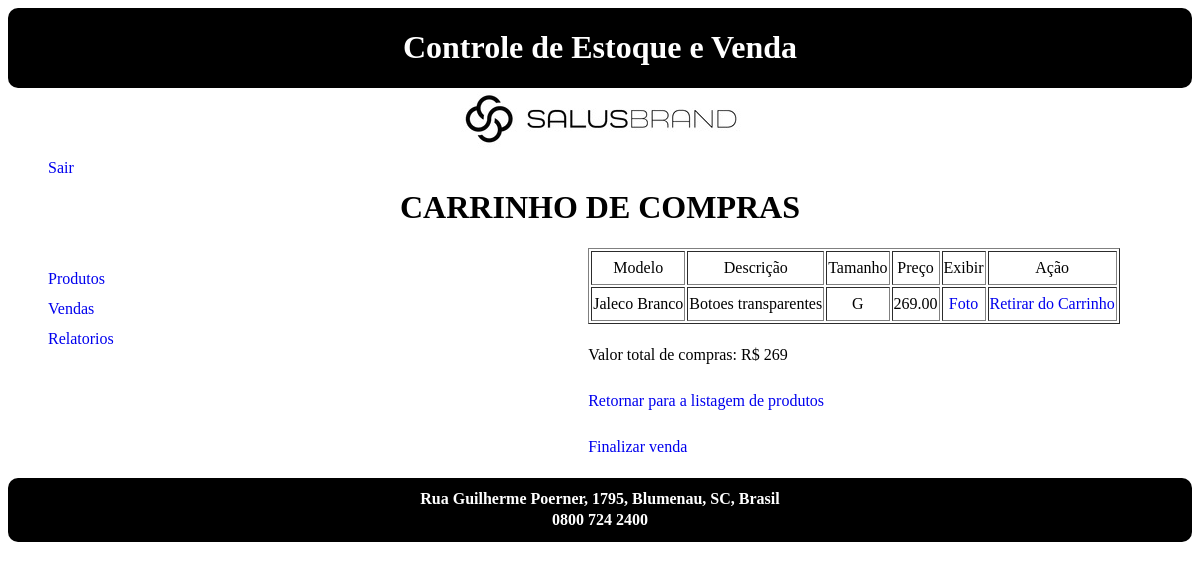
Page /ver_carrinho.php on the committed database.
### tables this page shows
CREATE TABLE `jalecos` (
  `COD_JALECO` int(11) NOT NULL,
  `MODELO_JALECO` varchar(45) NOT NULL,
  `DESCRICAO_JALECO` varchar(300) NOT NULL,
  `TAMANHO_JALECO` varchar(45) NOT NULL,
  `PRECO_JALECO` varchar(45) NOT NULL,
  `FOTO_JALECO` varchar(45) NOT NULL,
  `FILA_COMP_JALECO` varchar(10) NOT NULL DEFAULT 'Sim',
  `VENDAS_COD_VENDA` int(11) DEFAULT NULL
);

### ver_carrinho.php (the view, shortened to what this page needs)
<html>
	<head>
		<link rel="stylesheet" type="text/css" href="css/layout.css">
		<link rel="stylesheet" type="text/css" href="css/menu.css">
	</head>
	<body>
		<div id ="cabecalho">
			<div id = "topo">
				<h1> Controle de Estoque e Venda </h1>
			</div>
			<div id="logo">
				<img src="imagem/logo.jpg">
			</div>
			<div id="menu_sair">
				<ul><a href="logout.php" class="active">Sair</a></ul>
			</div>
		</div>
		<div id="conteudo_especifico">
			<div id="titulo">
				<h1> CARRINHO DE COMPRAS </h1>
			</div>
			<div class="alinhar">
				<div id="menu_esquerda">
					<?php
						include "menu_local.php";
					?>
				</div>
				<div id="menu_direita">
					<?php
						$conectar = mysqli_connect ("localhost", "root", "", "banco_de_dados");
						$sql_consulta = "SELECT cod_jaleco, modelo_jaleco, descricao_jaleco, tamanho_jaleco, preco_jaleco, foto_jaleco FROM jalecos WHERE vendas_cod_venda IS null AND fila_comp_jaleco = 'Nao'";
						$resultado_consulta = mysqli_query ($conectar, $sql_consulta);
					?>
					<table id="menu_centralizar" border=1>
						<tr>
							<td> <p> Modelo </p> </td>
							<td> <p> Descrição </p> </td>
							<td> <p> Tamanho </p> </td>
							<td> <p> Preço </p> </td>
							<td> <p> Exibir </p> </td>
							<td> <p> Ação </p> </td>
						</tr>
						<?php
							$valor_total = 0;
							while ($registro = mysqli_fetch_row($resultado_consulta))
							{
						?>
						<tr>
							<td> <?php echo $registro[1]; ?> </td>
							<td> <?php echo $registro[2]; ?> </td>
							<td> <?php echo $registro[3]; ?> </td>
							<td>
								<?php
									echo $registro[4];
									$valor_total = $valor_total + $registro[4];
								?>
							</td>
							<td>
								<a href="exibe_produtos.php?cod_jaleco=<?php echo $registro[0]?>"> Foto </a>
							</td>
							<td>
								<a href="processa_retira_carrinho.php?cod_jaleco=<?php echo $registro[0]?>"> Retirar do Carrinho </a>
							</td>
						</tr>
						<?php
							}
						?>
					</table>
					<p>Valor total de compras: R$ <?php echo $valor_total; ?></p>
					<p><a href="vendas.php"> Retornar para a listagem de produtos </a></p>
					<p><a href="recibo_compras.php"> Finalizar venda </a></p>
				</div>
			</div>
		</div>
		<div id="rodape">
			<h4> Rua Guilherme Poerner, 1795, Blumenau, SC, Brasil </h4>
			<h4> 0800 724 2400 </h4>
		</div>
	</body>
</html>

### css/layout.css (style rules this page uses)
#cabecalho { display: block; }
#topo { background-color: black; color: white; border-radius: 10px; padding: 0.05px; justify-content: center; text-align: center; display: block; align-items: center; }
#logo { padding: 4px; justify-content: center; text-align: center; display: block; align-items: center; }
#titulo { text-align: center; }
#rodape { display: block; justify-content: center; text-align: center; background-color: black; color: white; border-radius: 10px; padding: 0.05px; line-height: 0px; }

### css/menu.css (style rules this page uses)
#menu_sair { line-height: 0px; justify-content: right; text-align: rigth; align-items: rigth; }
#menu_centralizar { line-height: 30px; text-align: center; list-style: none; }
#menu_esquerda { line-height: 30px; justify-content: right; text-align: rigth; align-items: rigth; width: 49%; }
#menu_direita { line-height: 30px; justify-content: left; text-align: left; align-items: left; width: 50%; }
.alinhar { display: flex; }

### ver_carrinho.php (style rules this page uses)
a { text-decoration: none; }

### rows in the picture
jalecos: MODELO_JALECO "Jaleco Branco", DESCRICAO_JALECO "Botoes transparentes", TAMANHO_JALECO "G", PRECO_JALECO "269.00"

### other values in the picture
$valor_total "269"
